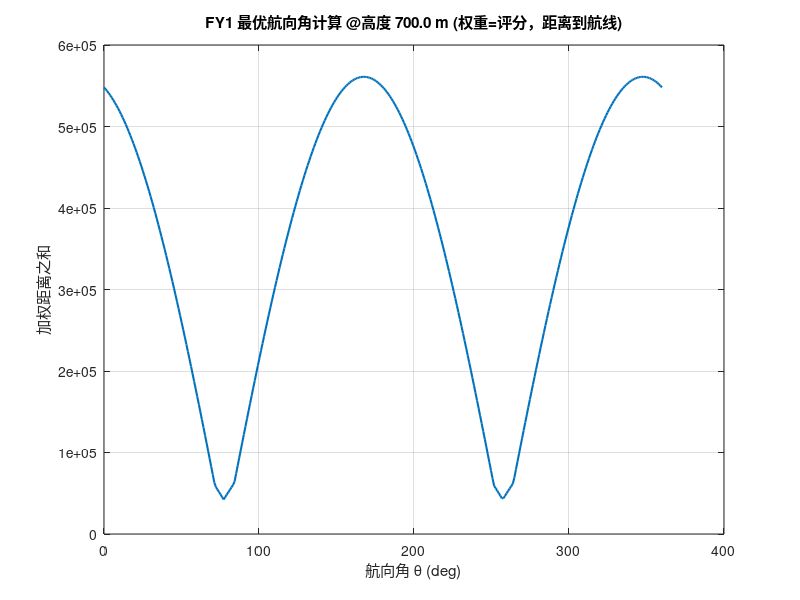
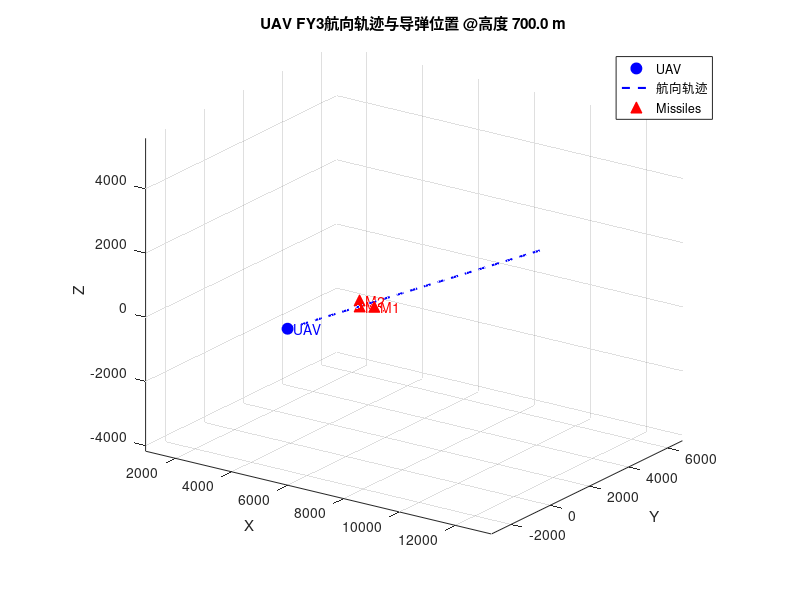

Source code (MATLAB) for these figures, in order:
%% ------------------- 无人机干扰导弹优势评分随高度变化程序 -------------------
clc; clear; close all;

%% ----------------- 参数设置 -----------------
h_idx = 8; % 高度索引

% 导弹速度
v_m = 300;  % m/s

% 假目标 O (原点)
O = [0,0,0];

% 水平/垂直评分参数
gamma = 0.6;   % 垂直权重
kh = 500;     % 水平尺度 (m)
kv = 100;      % 垂直尺度 (m)

% 无人机坐标 (FY1..FY5)
UAVs = [
    17800,    0, 1800.1;   % FY1
    12000, 1400, 1400.1;   % FY2
     6000,-3000,  700.1;   % FY3
    11000, 2000, 1800.1;   % FY4
    13000,-2000, 1300.1    % FY5
];

UAV_names = {'FY1','FY2','FY3','FY4','FY5'};

% 导弹初始位置 (M1..M3)
Missiles0 = [
    20000,   0, 2000;   % M1
    19000, 600, 2100;   % M2
    18000,-600, 1900    % M3
];
Mis_names = {'M1','M2','M3'};

% 高度向量
heights = 0:100:2200;
numH = length(heights);

numUAV = size(UAVs,1);
numMis = size(Missiles0,1);

% 输出矩阵预分配
Missiles_h = NaN(numH, numMis,3);
Times_h = NaN(numH, numMis);
Scores_h = NaN(numH, numUAV, numMis);

%% ----------------- 导弹单位速度向量 -----------------
Vms = zeros(numMis,3);
for k = 1:numMis
    em = (O - Missiles0(k,:));
    em_unit = em / norm(em);
    Vms(k,:) = v_m * em_unit;
end

%% ----------------- 高度对应导弹位置和评分计算 -----------------
for ih = 1:numH
    h = heights(ih);
    for k = 1:numMis
        M0 = Missiles0(k,:);
        Vm = Vms(k,:);
        vz = Vm(3);
        z0 = M0(3);
        % 求解 t
        if abs(vz) < 1e-9
            if abs(h - z0) < 1e-6
                t = 0;
            else
                t = NaN;
            end
        else
            t = (h - z0)/vz;
            if t < 0
                t = NaN;
            end
        end
        Times_h(ih,k) = t;
        if ~isnan(t)
            pos = M0 + Vm * t;
            pos(3) = h; % 保证高度
            Missiles_h(ih,k,:) = pos;
            
            % 计算无人机评分
            for iu = 1:numUAV
                u = UAVs(iu,:);
                dh = hypot(u(1)-pos(1), u(2)-pos(2));
                dv = abs(u(3)-pos(3));
                fh = 1 / (1 + (dh/kh)^2);
                fv = 1 / (1 + (dv/kv)^2);
                Scores_h(ih, iu, k) = 100 * (gamma*fv + (1-gamma)*fh);
            end
        end
    end
end

%% 计算最优航向角（导弹到航线距离，加权距离，权重=评分）

h = heights(h_idx);

iu = 3; % FY1
U = UAVs(iu,:);  % 无人机位置
M_current = squeeze(Missiles_h(h_idx,:,:)); % 3x3, 3个导弹在当前高度

% 使用该无人机在当前高度的评分作为权重
weights = squeeze(Scores_h(h_idx, iu, :))'; % 1x3

theta_vec = linspace(0,2*pi,360); % 航向角搜索范围
D_vec = zeros(size(theta_vec));

for i = 1:length(theta_vec)
    theta = theta_vec(i);
    v = [cos(theta), sin(theta), 0]; % 航向方向向量
    v_norm = norm(v);
    
    dist = zeros(1,3);
    for k = 1:3
        w = M_current(k,:) - U;         % 向量从U指向导弹
        cross_vw = cross(w, v);
        dist(k) = norm(cross_vw)/v_norm; % 点到直线距离
    end
    
    D_vec(i) = sum(weights .* dist); % 加权距离和
end

% 找到最优角度
[~, idx_min] = min(D_vec);
theta_opt = theta_vec(idx_min);
fprintf('最优航向角 theta* = %.2f deg\n', rad2deg(theta_opt));

%% 绘制加权距离随航向角变化曲线
figure;
plot(rad2deg(theta_vec), D_vec,'LineWidth',1.5);
xlabel('航向角 θ (deg)');
ylabel('加权距离之和');
title(sprintf('FY1 最优航向角计算 @高度 %.1f m (权重=评分，距离到航线)', h));
grid on;

% 绘制无人机航线
s = linspace(0,10000,100); % 沿航向延伸1500米
line_points = U + s' * [cos(theta_opt), sin(theta_opt), 0];

figure('Color','w'); hold on; grid on; axis equal;
plot3(U(1),U(2),U(3),'bo','MarkerFaceColor','b','MarkerSize',8); % 无人机
text(U(1),U(2),U(3),'  UAV','FontSize',10,'Color','b');

plot3(line_points(:,1), line_points(:,2), line_points(:,3),'b--','LineWidth',1.5); % 航线

plot3(M_current(:,1),M_current(:,2),M_current(:,3),'r^','MarkerFaceColor','r','MarkerSize',8); % 导弹
for k=1:3
    text(M_current(k,1),M_current(k,2),M_current(k,3), sprintf('  M%d',k),'FontSize',10,'Color','r');
end

xlabel('X'); ylabel('Y'); zlabel('Z');
title(sprintf('UAV FY%d航向轨迹与导弹位置 @高度 %.1f m', iu, h));
view(35,20);
camlight; lighting gouraud;
legend('UAV','航向轨迹','Missiles','Location','best');

